Frame 1 (no input): blank canvas, image omitted
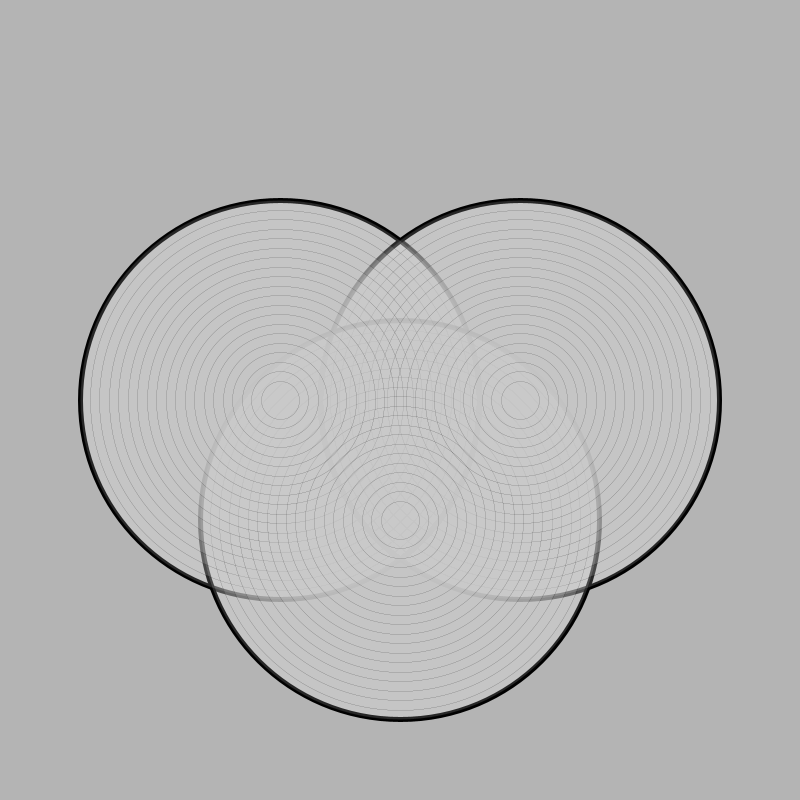
Frame 60 (the mouse pressed at the canvas centre just before this capture)
Frame 120 (the mouse held since frame 60 and released just before this capture): identical to frame 60, image omitted

The Processing sketch that drew this single still picture (run headless with seeded random() and noise(); from frame 60 on, the mouse is pressed at the canvas centre):

// Processing sketch: AnimatedCircles_pde
// ── AnimatedCircles_pde.pde
// variables
int diam = 8;    
float centX1, centY1, centX2, centY2, centX3, centY3;

// init
void setup() {  
  size(800, 800);
  frameRate(24);  
  smooth();
  background(180);
  centX1 = width/2 - 120;
  centY1 = height/2;
  centX2 = width/2 + 120;
  centY2 = height/2;
  centX3 = width/2 ;
  centY3 = height/2 + 120;
  
  
  stroke(0);
  strokeWeight(5); 
  fill(255, 50);     
}

// frame loop
void draw() {
  if (diam <= 400) {
    background(180); 
     
    strokeWeight(5);   // draw the circle
    fill(255, 50);   
    ellipse(centX1, centY1, diam, diam);
    ellipse(centX2, centY2, diam, diam);
    ellipse(centX3, centY3, diam, diam);

    
    strokeWeight(0);   
    noFill();
    
    // int increment = 12;
    int increment = 15 + int(random(10));
    
    int tempdiam = diam;
    while (tempdiam > increment) {  // loop within a loop
    
       fill(diam / 2, 50); // background colour weirdness   

    
       ellipse(centX1, centY1, tempdiam, tempdiam);

       ellipse(centX2, centY2, tempdiam, tempdiam);
       ellipse(centX3, centY3, tempdiam, tempdiam);

       tempdiam -= increment; 
    }
    
    diam += increment; 
  }
}
